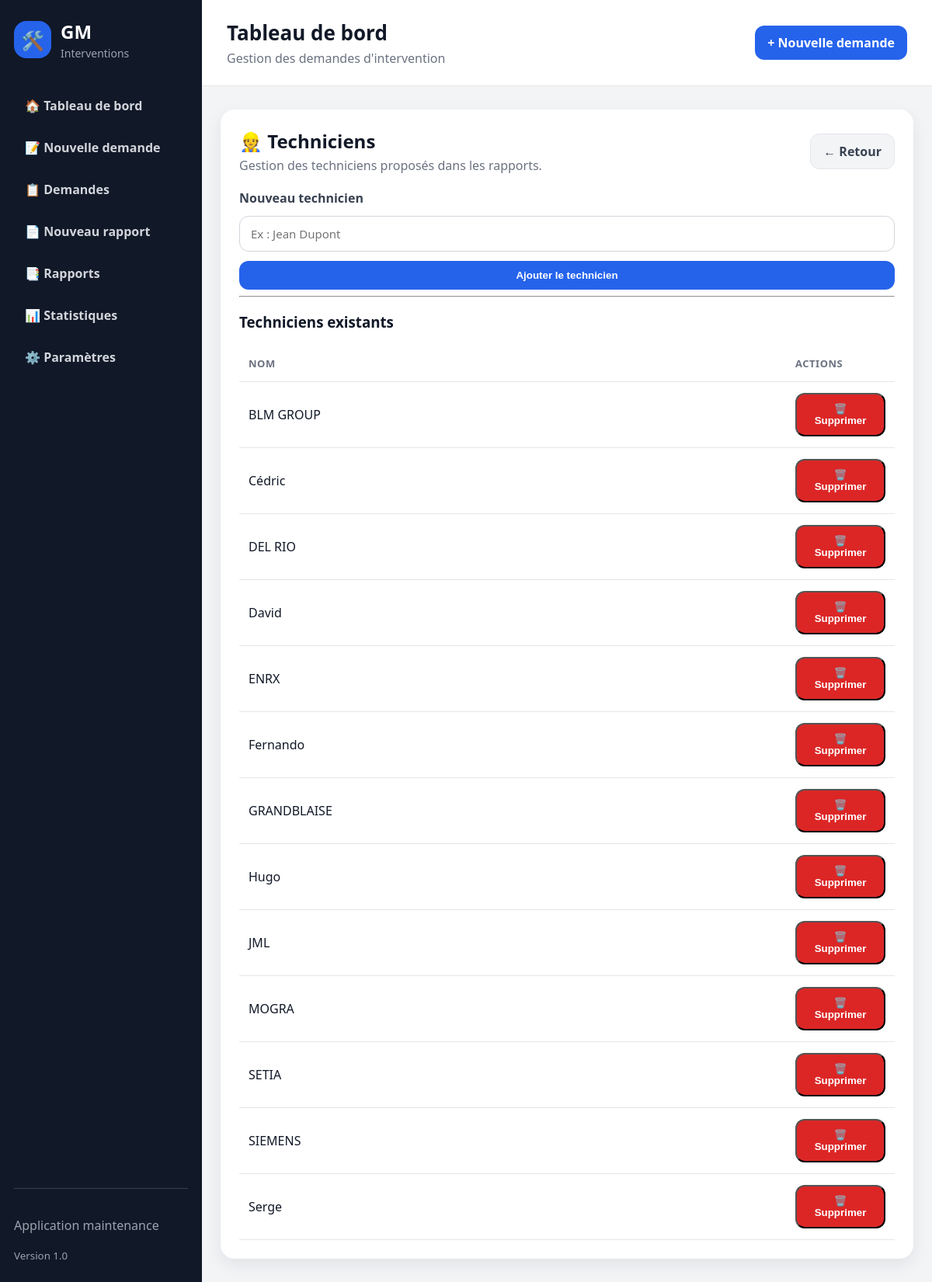
Screenshot of /parametres/techniciens with the database file from the repository.
### tables this page shows
CREATE TABLE techniciens (
            id INTEGER PRIMARY KEY AUTOINCREMENT,
            nom TEXT NOT NULL UNIQUE
        );

### routes/parametres.py (the view, shortened to what this page needs)
@parametres_bp.route(
    "/parametres/techniciens",
    methods=["GET", "POST"]
)
def gerer_techniciens():
    message = None
    erreur = None
    with connexion_db() as conn:
        techniciens = conn.execute("""
            SELECT *
            FROM techniciens
            ORDER BY nom
        """).fetchall()
    return render_template(
        "parametres/techniciens.html",
        techniciens=techniciens,
        message=message,
        erreur=erreur
    )

### database.py (called while the page is built)
def is_postgres():
    return bool(DATABASE_URL)

def get_db_connection():
    if is_postgres():
        return PostgresConnectionAdapter(DATABASE_URL)
    conn = sqlite3.connect(DB_PATH)
    conn.row_factory = sqlite3.Row
    conn.execute("PRAGMA foreign_keys = ON")
    return conn

### services/database_service.py (called while the page is built)
@contextmanager
def connexion_db():
    conn = get_db_connection()
    try:
        yield conn
    finally:
        conn.close()

### templates/parametres/techniciens.html (shortened to what this page needs)
{% extends "base.html" %}
{% block content %}
<section class="card">
    <div class="section-header">
        <div>
            <h2>👷 Techniciens</h2>
            <p>Gestion des techniciens proposés dans les rapports.</p>
        </div>
        <a href="/parametres" class="btn-secondary">
            ← Retour
        </a>
    </div>
    <form method="POST" class="form">
        <label>Nouveau technicien</label>
        <input
            type="text"
            name="nom"
            placeholder="Ex : Jean Dupont"
            required
        >
        <button type="submit" class="btn">
            Ajouter le technicien
        </button>
    </form>
    <hr>
    <h3>Techniciens existants</h3>
    {% if techniciens %}
        <div class="table-container">
            <table class="modern-table">
                <thead>
                    <tr>
                        <th>Nom</th>
                        <th style="width: 140px;">Actions</th>
                    </tr>
                </thead>
                <tbody>
                    {% for technicien in techniciens %}
                        <tr>
                            <td>{{ technicien.nom }}</td>
                            <td>
                                <form
                                    method="POST"
                                    action="{{ url_for(
                                        'parametres.supprimer_technicien',
                                        technicien_id=technicien.id
                                    ) }}"
                                >
                                    <button
                                        type="button"
                                        class="btn-danger"
                                        data-confirm-delete
                                        data-url="{{ url_for(
                                            'parametres.supprimer_technicien',
                                            technicien_id=technicien.id
                                        ) }}"
                                        data-name="{{ technicien.nom }}"
                                    >
                                        🗑️ Supprimer
                                    </button>
                                </form>
                            </td>
                        </tr>
                    {% endfor %}
                </tbody>
            </table>
        </div>
    {% else %}
        <p>Aucun technicien enregistré.</p>
    {% endif %}
</section>
{% endblock %}

### static/css/style.css (style rules this page uses)
* { box-sizing: border-box; }
body { margin: 0; font-family: "Segoe UI", Arial, sans-serif; background: #f3f4f6; color: #111827; }
.stat-card, .card { background: white; border-radius: 18px; box-shadow: 0 8px 22px rgba(15, 23, 42, 0.08); }
.card { padding: 24px; margin-bottom: 20px; }
.card h2 { margin-top: 0; }
.btn { display: inline-block; background: #2563eb; color: white; padding: 11px 16px; border-radius: 12px; text-decoration: none; font-weight: 700; border: none; cursor: pointer; }
.form { display: flex; flex-direction: column; gap: 12px; }
.form label { font-weight: 700; color: #374151; }
.form input, .form textarea, .form select { width: 100%; padding: 12px 14px; border: 1px solid #d1d5db; border-radius: 12px; font-family: inherit; font-size: 15px; }
.section-header { display: flex; justify-content: space-between; align-items: center; gap: 16px; margin-bottom: 20px; }
.section-header h2 { margin: 0; }
.section-header p { margin: 4px 0 0; color: #6b7280; }
.table-container { overflow-x: auto; }
.modern-table { width: 100%; border-collapse: collapse; }
.modern-table th, .modern-table td { padding: 14px 12px; text-align: left; border-bottom: 1px solid #e5e7eb; }
.modern-table th { color: #6b7280; font-size: 13px; text-transform: uppercase; letter-spacing: 0.04em; }
.btn-secondary { display: inline-block; background: #f3f4f6; color: #374151; padding: 11px 16px; border-radius: 12px; text-decoration: none; font-weight: 700; border: 1px solid #e5e7eb; }
.btn-danger { display: inline-block; background: #dc2626; color: white; padding: 11px 16px; border-radius: 12px; text-decoration: none; font-weight: 700; }

### rows the page displays
techniciens: nom "BLM GROUP"
techniciens: nom "Cédric"
techniciens: nom "DEL RIO"
techniciens: nom "David"
techniciens: nom "ENRX"
techniciens: nom "Fernando"
techniciens: nom "GRANDBLAISE"
techniciens: nom "Hugo"
techniciens: nom "JML"
techniciens: nom "MOGRA"
techniciens: nom "SETIA"
techniciens: nom "SIEMENS"
techniciens: nom "Serge"
